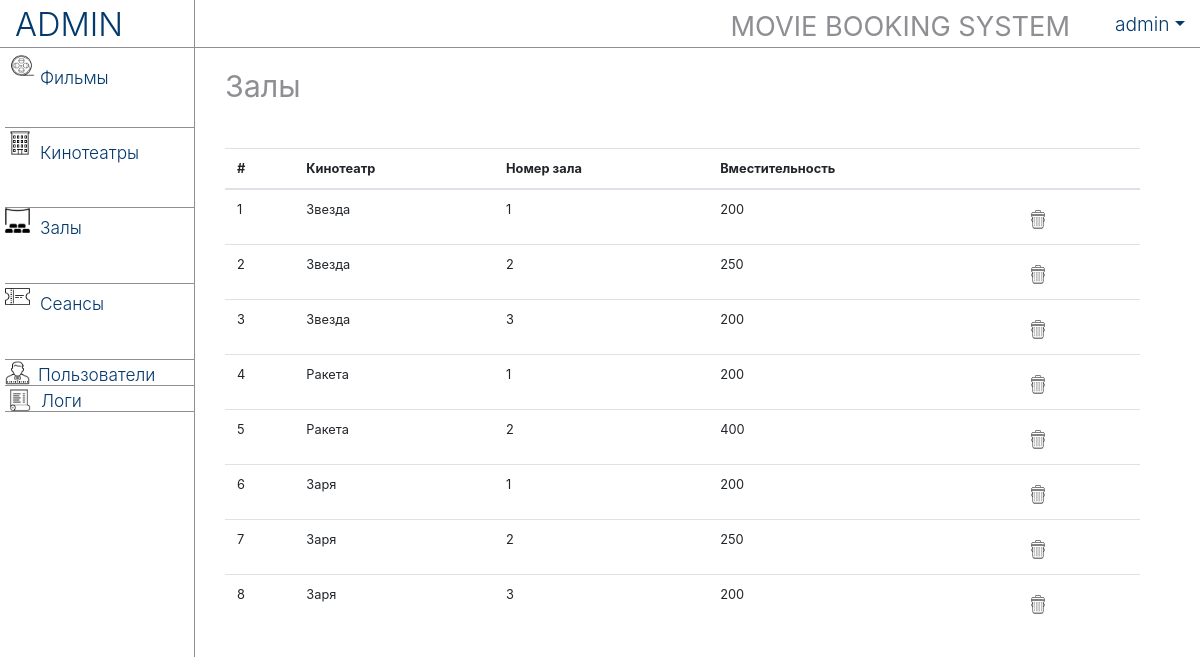
/admin/halls.php (signed in), run on the app's committed database.
### tables this page shows
create table halls (id int(10) NOT NULL auto_increment, theater_id int not null, number int not null, capacity int not null, primary key(id));

### admin/halls.php (the view, shortened to what this page needs)
  <?php include('includes/header.php');
    $movies=mysqli_query($con,"select * from halls;");
    $theatersraw=mysqli_query($con,"select * from theaters;");
    $theaters = array();
    while($item = mysqli_fetch_array($theatersraw)){
      $theaters[$item['id']] = $item['name'];
    }
  ?>
    <div class="container-fluid row justify-content-end">
      <?php include('includes/sidebar.php');?>
      <div class="col-md-10 content">
        <div class="page-title-outer">
          <div class="page-title-inner">
            <h1>Залы</h1>
          </div>
        </div>
        <div class="table-outer">
          <table id="editableTable" class="table">
            <thead>
              <tr>
                <th>#</th>
                <th>Кинотеатр</th>
                <th>Номер зала</th>
                <th>Вместительность</th>
              </tr>
            </thead>
            <tbody>
              <?php
              while( $item = mysqli_fetch_array($movies) ) { ?>
                 <tr id="<?= $item['id'] ?>">
                 <td><?= $item ['id'] ?></td>
                 <td><?= $theaters [$item['theater_id']] ?></td>
                 <td><?= $item ['number'] ?></td>
                 <td><?= $item ['capacity'] ?></td>
                 </tr>
              <?php } ?>
            </tbody>
          </table>
        </div>
    </div>
    </div>
</body>
</html>

### admin/includes/header.php (shortened to what this page needs)
<!DOCTYPE html>
<html lang="ru">
<head>
  <link rel="stylesheet" href="https://stackpath.bootstrapcdn.com/bootstrap/4.3.1/css/bootstrap.min.css">
  <link rel="stylesheet" href="assets/css/master.css">
  <link rel="stylesheet" href="https://use.typekit.net/gud4xsb.css">
  <link rel="stylesheet" href="assets/css/popup.css">
 </head>
<body>
  <header>
    <div class="container-fluid">
      <div class="row">
        <div class="title col-md-2">
                <a href="dashboard.php">ADMIN</a>
            </div>
          <div class="title align-self-center col-md-9">
            <div class="title-text d-xl-block d-sm-none">
              MOVIE BOOKING SYSTEM
            </div>
          </div>
          <div class="row enter align-self-center">
            <?php if(isset($_SESSION['admin']) && $_SESSION['admin'] != ""){ ?>
              <ul>
                <li class="dropdown">
                <a href="#" data-toggle="dropdown" class="dropdown-toggle"><?= $_SESSION['admin']?></a>
              </ul>
            <?php }?>
          </div>
      </div>
      </div>
  </header>

### admin/includes/sidebar.php (shortened to what this page needs)
<div class="col-md-2 sidebar">
  <div class="list-outer">
        <ul class="topmenu">
          <li>
            <a href="#" class="down">
              <div class="row item">
                <div class="icon">
                  <img src="assets/images/film.png" width="35" height="35" alt="session">
                </div>
                <div class="list-item popup-root">
                  Фильмы
                </div>
              </div>
            </a>
          </li>
          <li>
            <a href="#" class="down">
              <div class="row item">
                <div class="icon">
                  <img src="assets/images/theater.png" width="30" height="30" alt="theater">
                </div>
                <div class="list-item popup-root">
                  Кинотеатры
                </div>
              </div>
            </a>
          </li>
          <li>
            <a href="#" class="down">
              <div class="row item">
                <div class="icon">
                  <img src="assets/images/hall.png" width="25" height="25" alt="hall">
                </div>
                <div class="list-item popup-root">
                  Залы
                </div>
              </div>
            </a>
          </li>
          <li>
            <a href="#" class="down">
              <div class="row item">
                <div class="icon">
                  <img src="assets/images/ticket.png" width="25" height="25" alt="ticket">
                </div>
                <div class="list-item popup-root">
                  Сеансы
                </div>
              </div>
            </a>
          </li>
          <li>
            <a href="users.php">
              <div class="row item">
                <div class="icon">
                  <img src="assets/images/user.png" width="25" height="25" alt="user">
                </div>
                <div class="list-item">
                  Пользователи
                </div>
              </div>
            </a>
          </li>
          <li>
            <a href="history.php">
              <div class="row item">
                <div class="icon">
                  <img src="assets/images/history.png" width="28" height="28" alt="history">
                </div>
                <div class="list-item">
                  Логи
                </div>
              </div>
            </a>
          </li>
        </ul>
    </div>
</div>

### admin/assets/css/master.css (style rules this page uses)
body { width: 100%; height: 100%; }
a { color: #04396C; font-size: 1.2em; font-weight: 300; }
h1 { color: #8e8e93; font-weight: 400; margin-left: 30px; padding-top: 20px; border: 0; font-size: 1.9em; }
.page-title-inner { height: 80px; width: 100%; }
.table-outer { margin: 20px 30px 0 30px; font-size: 0.8em; line-height: 15px; }
.content { display: inline-block; padding: 0; }
header { height: 48px; border-bottom: solid 1px #8e8e93; }
header li { padding-top: 10px; }
.title { font-size: 1.7em; padding: 0; margin-left: -5px; color: #8e8e93; }
.title:first-child { border-right: solid 1px #8e8e93; font-weight: 250; }
.title:first-child a { margin-left: 20px; }
.title-text { float: right !important; padding-right: 20px; }
.dropdown { color: #fff; }
.sidebar { color: #fff; border-right: solid 1px #8e8e93; padding: 0; min-height: calc(100vh - 50px); }
.sidebar ul { padding-left: 5px; width: 100%; }
.icon { margin-bottom: -20px; margin-left: 15px; padding: 0; }
.list-item { margin-left: 8px; font-size: 0.9em; margin-top: 5px; }
.sidebar li { line-height: 20px; border-bottom: solid 1px #8e8e93; }
.list-outer { position: absolute; width: 100%; }
.down:after { margin-left: 8px; }
.topmenu li { max-height: 80px; }
.popup-root { margin-left: 50px; }

### data on the page
halls: id "1", theater "Звезда", number "1", capacity "200"
halls: id "2", theater "Звезда", number "2", capacity "250"
halls: id "3", theater "Звезда", number "3", capacity "200"
halls: id "4", theater "Ракета", number "1", capacity "200"
halls: id "5", theater "Ракета", number "2", capacity "400"
halls: id "6", theater "Заря", number "1", capacity "200"
halls: id "7", theater "Заря", number "2", capacity "250"
halls: id "8", theater "Заря", number "3", capacity "200"

### other printed values
$_SESSION['admin'] "admin"
